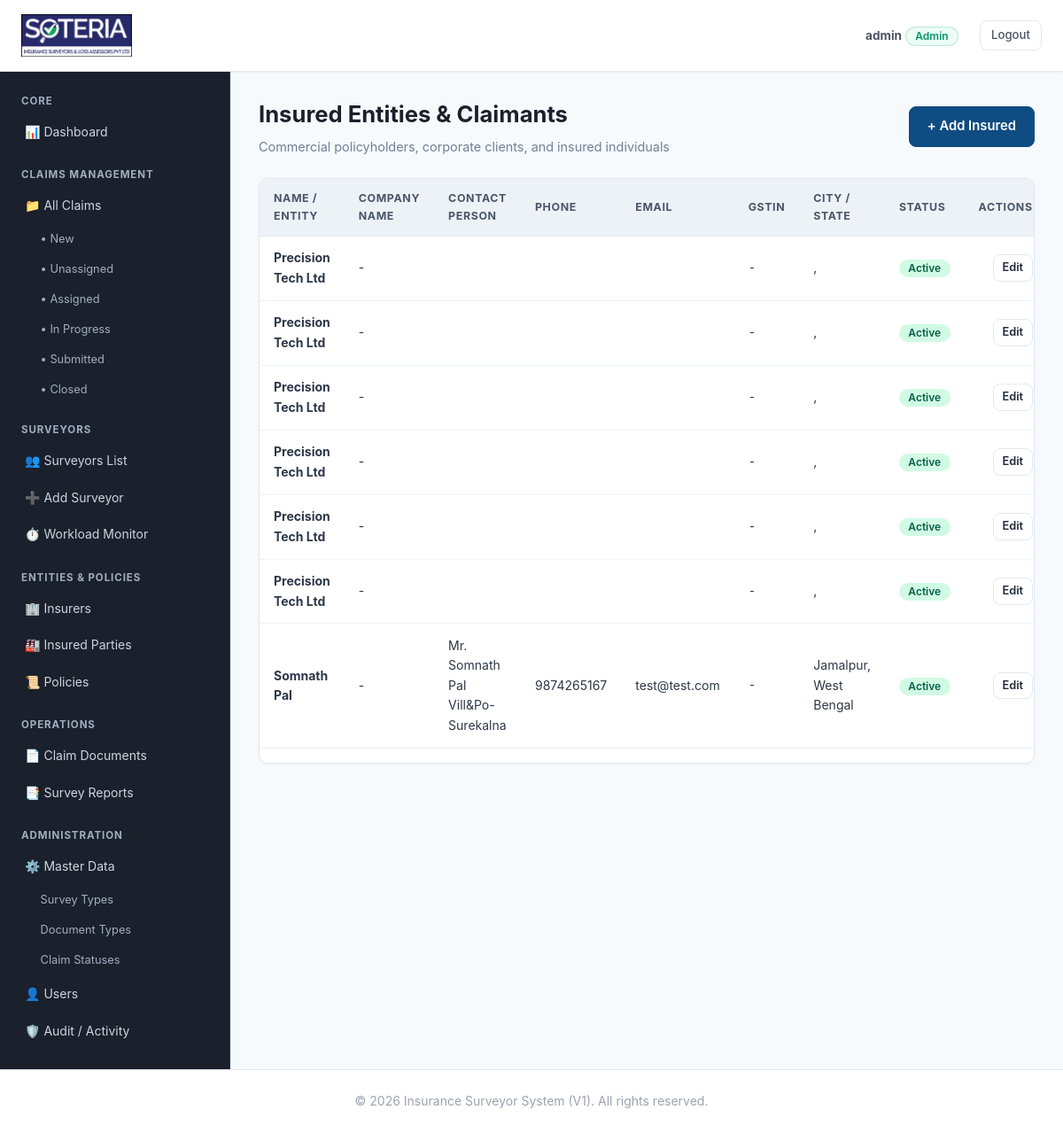
The page /insured/ (signed in) on the database its author committed.
### accounts/models.py (models this page shows, shortened)
class User(AbstractUser):
    class Role(models.TextChoices):
        ADMIN = 'ADMIN', 'Admin'
        SURVEYOR = 'SURVEYOR', 'Surveyor'
    role = models.CharField(
        max_length=20,
        choices=Role.choices,
        default=Role.SURVEYOR,
        help_text="Designates the user role within the system."
    )
    class Meta:
        db_table = 'nis_user'

### claims/models.py (models this page shows, shortened)
class Insured(models.Model):
    name = models.CharField(max_length=255)
    company_name = models.CharField(max_length=255, blank=True)
    address = models.TextField()
    city = models.CharField(max_length=100)
    state = models.CharField(max_length=100)
    pincode = models.CharField(max_length=20)
    phone = models.CharField(max_length=30)
    email = models.EmailField()
    gstin = models.CharField(max_length=50, blank=True)
    contact_person = models.CharField(max_length=150)
    is_active = models.BooleanField(default=True)
    created_at = models.DateTimeField(auto_now_add=True)
    updated_at = models.DateTimeField(auto_now=True)
    class Meta:
        db_table = 'nis_insured'
        ordering = ['name']
        verbose_name = 'Insured'
        verbose_name_plural = 'Insured Parties'

### claims/web_views.py (the view)
# urls.py: path('insured/', web_views.insured_list, name='web_insured_list'),
@admin_required
def insured_list(request):
    insured_parties = Insured.objects.all().order_by('name')
    return render(request, 'insured/insured_list.html', {'insured_parties': insured_parties})

### claims/web_views.py (called while the page is built)
def admin_required(view_func):
    @wraps(view_func)
    def _wrapped_view(request, *args, **kwargs):
        if not request.user.is_authenticated:
            return redirect(f"/login/?next={request.path}")
        if request.user.role != User.Role.ADMIN and not request.user.is_superuser:
            raise PermissionDenied("Administrator privileges are required to access this section.")
        return view_func(request, *args, **kwargs)
    return _wrapped_view

### templates/insured/insured_list.html (shortened to what this page needs)
{% extends 'base.html' %}
{% block content %}
<div class="page-header">
    <div>
        <h1 class="page-title">Insured Entities &amp; Claimants</h1>
        <p class="page-subtitle">Commercial policyholders, corporate clients, and insured individuals</p>
    </div>
    <div>
        <a href="/insured/add/" class="btn btn-primary">+ Add Insured</a>
    </div>
</div>
<div class="card-table-wrapper">
    <div class="table-responsive">
        <table class="data-table-modern">
            <thead>
                <tr>
                    <th>Name / Entity</th>
                    <th>Company Name</th>
                    <th>Contact Person</th>
                    <th>Phone</th>
                    <th>Email</th>
                    <th>GSTIN</th>
                    <th>City / State</th>
                    <th>Status</th>
                    <th style="text-align: right;">Actions</th>
                </tr>
            </thead>
            <tbody>
                {% for ins in insured_parties %}
                <tr>
                    <td><strong>{{ ins.name }}</strong></td>
                    <td>{{ ins.company_name|default:"-" }}</td>
                    <td>{{ ins.contact_person }}</td>
                    <td>{{ ins.phone }}</td>
                    <td>{{ ins.email }}</td>
                    <td><code>{{ ins.gstin|default:"-" }}</code></td>
                    <td>{{ ins.city }}, {{ ins.state }}</td>
                    <td>
                        {% if ins.is_active %}
                            <span class="status-pill pill-submitted">Active</span>
                        {% else %}
                            <span class="status-pill pill-closed">Inactive</span>
                        {% endif %}
                    </td>
                    <td style="text-align: right;">
                        <a href="/insured/{{ ins.id }}/edit/" class="btn btn-outline" style="padding: 0.25rem 0.6rem; font-size: 0.8rem;">Edit</a>
                    </td>
                </tr>
                {% empty %}
                <tr>
                    <td colspan="9" style="text-align: center; color: #a0aec0; padding: 2rem;">No insured parties registered.</td>
                </tr>
                {% endfor %}
            </tbody>
        </table>
    </div>
</div>
{% endblock content %}

### templates/base.html (shortened to what this page needs)
{% load static %}
<!DOCTYPE html>
<html lang="en">
<head>
    <link rel="stylesheet" href="{% static 'css/style.css' %}">
</head>
<body>
    <header class="site-header">
        <nav class="navbar">
            <div class="nav-left">
                <a href="/" class="brand-wrapper">
                    <img src="{% static 'images/soteria_logo.png' %}" alt="Soteria Logo" class="brand-logo-img">
                </a>
            </div>
            <ul class="nav-links">
                {% if request.user.is_authenticated %}
                    <li class="navbar-user-info">
                        <span style="font-size: 0.85rem; color: #4b5563;">
                            <strong>{{ request.user.username }}</strong>
                            <span class="badge badge-success">{{ request.user.get_role_display|default:request.user.role }}</span>
                        </span>
                    </li>
                    <li><a href="/logout/" class="btn btn-outline" style="padding: 0.35rem 0.75rem; font-size: 0.825rem;">Logout</a></li>
                {% else %}
                    <li><a href="/login/" class="btn btn-primary" style="padding: 0.35rem 0.85rem; font-size: 0.825rem; color: #ffffff;">Login</a></li>
                {% endif %}
            </ul>
        </nav>
    </header>
    {% block layout %}
    <div class="admin-layout">
        <aside class="admin-sidebar">
            {% if request.user.role == 'SURVEYOR' %}
                <div>
                    <div class="sidebar-heading">Surveyor Portal</div>
                    <ul class="sidebar-menu">
                        <li><a href="/dashboard/surveyor/">📊 Dashboard</a></li>
                        <li><a href="/claims/">📁 My Assigned Claims</a></li>
                    </ul>
                </div>
            {% else %}
                <div>
                    <div class="sidebar-heading">Core</div>
                    <ul class="sidebar-menu">
                        <li><a href="/dashboard/admin/">📊 Dashboard</a></li>
                    </ul>
                </div>
                <div>
                    <div class="sidebar-heading">Claims Management</div>
                    <ul class="sidebar-menu">
                        <li>
                            <a href="/claims/">📁 All Claims</a>
                            <ul class="sidebar-submenu">
                                <li><a href="/claims/?status=NEW">• New</a></li>
                                <li><a href="/claims/?filter=unassigned">• Unassigned</a></li>
                                <li><a href="/claims/?status=ASSIGNED">• Assigned</a></li>
                                <li><a href="/claims/?filter=in_progress">• In Progress</a></li>
                                <li><a href="/claims/?status=REPORT_SUBMITTED">• Submitted</a></li>
                                <li><a href="/claims/?status=CLOSED">• Closed</a></li>
                            </ul>
                        </li>
                    </ul>
                </div>
                <div>
                    <div class="sidebar-heading">Surveyors</div>
                    <ul class="sidebar-menu">
                        <li><a href="/surveyors/">👥 Surveyors List</a></li>
                        <li><a href="/surveyors/add/">➕ Add Surveyor</a></li>
                        <li><a href="/surveyors/workload/">⏱️ Workload Monitor</a></li>
                    </ul>
                </div>
                <div>
                    <div class="sidebar-heading">Entities &amp; Policies</div>
                    <ul class="sidebar-menu">
                        <li><a href="/insurers/">🏢 Insurers</a></li>
                        <li><a href="/insured/">🏭 Insured Parties</a></li>
                        <li><a href="/policies/">📜 Policies</a></li>
                    </ul>
                </div>
                <div>
                    <div class="sidebar-heading">Operations</div>
                    <ul class="sidebar-menu">
                        <li><a href="/documents/">📄 Claim Documents</a></li>
                        <li><a href="/reports/">📑 Survey Reports</a></li>
                    </ul>
                </div>
                <div>
                    <div class="sidebar-heading">Administration</div>
                    <ul class="sidebar-menu">
                        <li>
                            <a href="/master/survey-types/">⚙️ Master Data</a>
                            <ul class="sidebar-submenu">
                                <li><a href="/master/survey-types/">Survey Types</a></li>
                                <li><a href="/master/document-types/">Document Types</a></li>
                                <li><a href="/master/claim-statuses/">Claim Statuses</a></li>
                            </ul>
                        </li>
                        <li><a href="/users/">👤 Users</a></li>
                        <li><a href="/audit/">🛡️ Audit / Activity</a></li>
                    </ul>
                </div>
            {% endif %}
        </aside>
        <main class="admin-content">
            {% block content %}
            {% endblock %}
        </main>
    </div>
    {% endblock layout %}
    <footer class="site-footer">
        <p>&copy; {% now "Y" %} Insurance Surveyor System (V1). All rights reserved.</p>
    </footer>
</body>
</html>

### rows shown on the page
User: user.username "admin", user.role "Admin"
Insured: name "Precision Tech Ltd", company_name "-", gstin "-", is_active "Active"
Insured: name "Precision Tech Ltd", company_name "-", gstin "-", is_active "Active"
Insured: name "Precision Tech Ltd", company_name "-", gstin "-", is_active "Active"
Insured: name "Precision Tech Ltd", company_name "-", gstin "-", is_active "Active"
Insured: name "Precision Tech Ltd", company_name "-", gstin "-", is_active "Active"
Insured: name "Precision Tech Ltd", company_name "-", gstin "-", is_active "Active"
Insured: name "Somnath Pal", company_name "-", contact_person "Mr. Somnath Pal Vill&Po- Surekalna", phone "9874265167", email "test@test.com", gstin "-", city "Jamalpur", state "West Bengal", is_active "Active"
